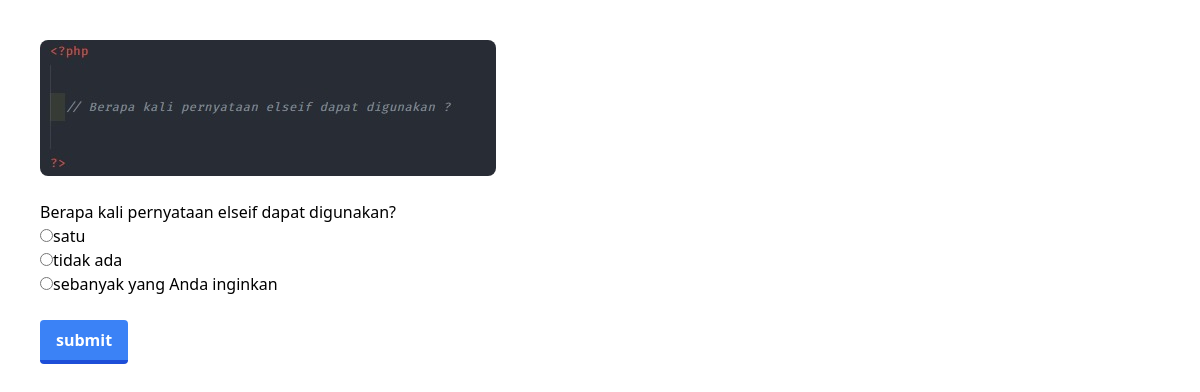
Page /codingku/php/structures1.2/question.php?n=32 on the committed database.
### tables this page shows
CREATE TABLE `questions` (
  `question_number` int(11) NOT NULL,
  `question_text` text NOT NULL,
  `question_image` varchar(255) NOT NULL
);

CREATE TABLE `options` (
  `id` int(11) NOT NULL,
  `question_number` int(11) NOT NULL,
  `is_correct` tinyint(1) NOT NULL DEFAULT 0,
  `coption` text NOT NULL
);

### codingku/php/structures1.2/question.php (the view, shortened to what this page needs)
<?php
include '../../koneksi.php';
$number = $_GET['n'];
$query = "SELECT * FROM questions WHERE question_number = $number";
$result = mysqli_query($conn, $query);
$question = mysqli_fetch_assoc($result);
$query = "SELECT * FROM options WHERE question_number = $number";
$choices = mysqli_query($conn, $query);
?>
<html>
<head>
  <script src="https://cdn.tailwindcss.com"></script>
</head>
<body>
  <main>
    <div class="m-10">
      <img class="rounded-lg" src="gambar/<?php echo $question['question_image']; ?>"><br>
      <p class="question"><?php echo $question['question_text']; ?> </p>
      <form method="POST" action="process.php">
        <ul class="choicess">
          <?php while ($row = mysqli_fetch_assoc($choices)) { ?>
            <li><input type="radio" name="choice" value="<?php echo $row['id']; ?>" required><?php echo $row['coption']; ?></li>
          <?php } ?>
        </ul>
        <br>
        <button class="bg-blue-500 hover:bg-blue-400 text-white font-bold py-2 px-4 border-b-4 border-blue-700 hover:border-blue-500 rounded" name="submit" value="submit">submit</button>
      </form>
    </div>
  </main>
</body>
</html>

### rows in the picture
questions: question_image (picture), question_text "Berapa kali pernyataan elseif dapat digunakan?"
options: coption "satu"
options: coption "tidak ada"
options: coption "sebanyak yang Anda inginkan"
